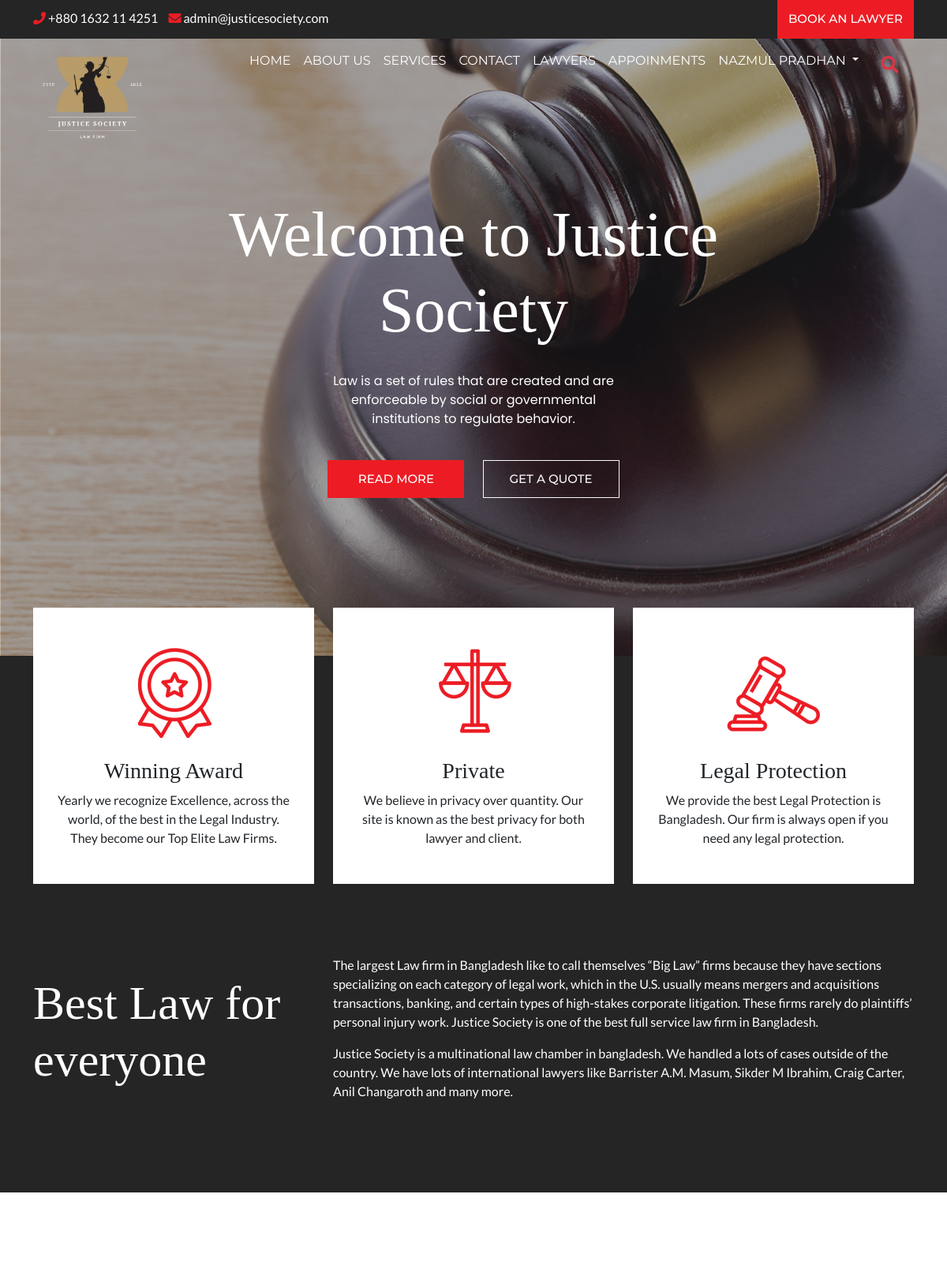
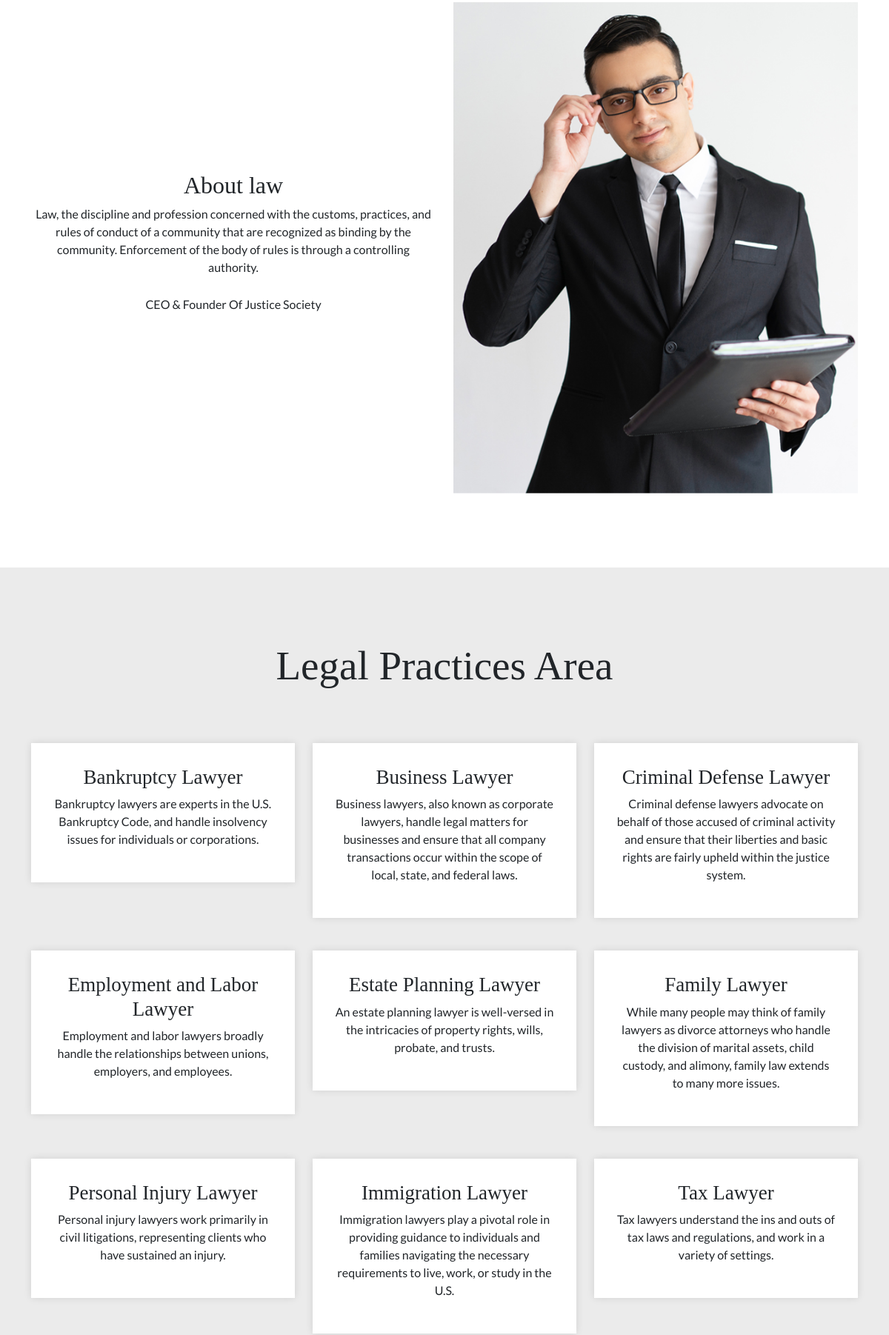
/client (signed in, upper part), run on the app's committed database (2 pictures, top to bottom).
### tables this page shows
CREATE TABLE `clients` (
  `email` varchar(700) NOT NULL,
  `password` text NOT NULL,
  `name` text NOT NULL,
  `phonenumber` text NOT NULL,
  `picture` text NOT NULL,
  `joindate` datetime NOT NULL DEFAULT current_timestamp()
);

CREATE TABLE `lawyercategories` (
  `id` int(11) NOT NULL,
  `category` varchar(700) NOT NULL,
  `description` varchar(3000) NOT NULL,
  `image` varchar(400) NOT NULL
);

### client/index.php (the view, shortened to what this page needs)
<?php include 'header.php' ?>
<section class="features-section">
	<div class="container">
		<div class="row top-features">
			<div class="col-lg-4">
				<div class="features-box">
					<img src="../images/icon.png" alt="">
					<h3>Winning Award</h3>
					<p>Yearly we recognize Excellence, across the world, of the best in the Legal Industry. They become our Top Elite Law Firms.</p>
				</div>
			</div>
			<div class="col-lg-4">
				<div class="features-box">
					<img src="../images/icon2.png" alt="">
					<h3>Private</h3>
					<p>We believe in privacy over quantity. Our site is known as the best privacy for both lawyer and client.</p>
				</div>
			</div>
			<div class="col-lg-4">
				<div class="features-box">
					<img src="../images/icon3.png" alt="">
					<h3>Legal Protection</h3>
					<p>We provide the best Legal Protection is Bangladesh. Our firm is always open if you need any legal protection.</p>
				</div>
			</div>
		</div>
		<div class="row align-items-center">
			<div class="col-lg-4">
				<div class="left-head">
					<h2>Best Law for everyone</h2>
				</div>
			</div>
			<div class="col-lg-8">
				<div class="right-text">
					<p>The largest Law firm in Bangladesh like to call themselves “Big Law” firms because they have sections specializing on each category of legal work, which in the U.S. usually means mergers and acquisitions transactions, banking, and certain types of high-stakes corporate litigation. These firms rarely do plaintiffs’ personal injury work. Justice Society is one of the best full service law firm in Bangladesh.</p>
					<p>Justice Society is a multinational law chamber in bangladesh. We handled a lots of cases outside of the country. We have lots of international lawyers like Barrister A.M. Masum, Sikder M Ibrahim, Craig Carter, Anil Changaroth and many more.</p>
				</div>
			</div>
		</div>
	</div>
</section>
<section class="about-section" id="about-section-id">
	<div class="container">
		<div class="row  align-items-center">
			<div class="col-lg-6">
				<div class="about-text text-center">
					<h2>About law </h2>
					<p>Law, the discipline and profession concerned with the customs, practices, and rules of conduct of a community that are recognized as binding by the community. Enforcement of the body of rules is through a controlling authority.
					</p>
					<div class="signature">
						<p>CEO & Founder Of Justice Society</p>
					</div>
				</div>
			</div>
			<div class="col-lg-6">
				<div class="about-img">
					<img src="../images/about.jpg" alt="">
				</div>
			</div>
		</div>
	</div>
</section>
<section class="services-section" id="services-section-id">
	<div class="container">
		<div class="row">
			<div class="col-md-12">
				<div class="section-title-main">
					<h2 class="section-title">Legal Practices Area</h2>
				</div>
			</div>
			<?php
			$query = "select * from lawyercategories;";
			$result = $conn->query($query);
			if ($result->num_rows > 0) {
				while ($row = $result->fetch_assoc()) {
					$category = $row['category'];
					$description = $row['description'];
			?>
					<div class="col-lg-4">
						<div class="services-box">
							<div class="services-media">
							</div>
							<div class="services-info">
								<h3><?php echo $category ?></h3>
								<p><?php echo $description ?></p>
							</div>
						</div>
					</div>
			<?php
				}
			}
			?>
		</div>
	</div>
</section>
<?php include 'footer.php' ?>

### client/header.php (shortened to what this page needs)
<?php
require_once("../dbconnection.php");
$email = $_SESSION['email'];
$query = "select * from clients where email='" . $email . "';";
$result = $conn->query($query);
$name = "";
if ($result->num_rows > 0) {
    while ($row = $result->fetch_assoc()) {
        $name = $row['name'];
    }
}
?>
<!doctype html>
<head>
    <link href="https://cdn.jsdelivr.net/npm/bootstrap@5.2.0/dist/css/bootstrap.min.css" rel="stylesheet">
    <link rel="stylesheet" href="https://cdnjs.cloudflare.com/ajax/libs/font-awesome/4.7.0/css/font-awesome.css" />
    <link rel="stylesheet" href="https://cdnjs.cloudflare.com/ajax/libs/OwlCarousel2/2.3.4/assets/owl.carousel.css" />
    <link rel="stylesheet" href="https://cdnjs.cloudflare.com/ajax/libs/OwlCarousel2/2.3.4/assets/owl.theme.default.min.css" />
    <link rel="stylesheet" href="https://cdnjs.cloudflare.com/ajax/libs/font-awesome/5.13.1/css/all.min.css" />
    <link rel="stylesheet" href="https://cdn.jsdelivr.net/npm/ti-icons@0.1.2/css/themify-icons.css">
    <link rel="stylesheet" href="../css/style.css" type="text/css">
    <link rel="stylesheet" href="style.css" type="text/css">
</head>
<body>
    <div class="top-header">
        <div class="container">
            <div class="row">
                <div class="col-lg-6">
                    <div class="top-contact">
                        <ul>
                            <li><a href="tel:+62 800 9000 123"> <i class="fa fa-phone"></i> +880 1632 11 4251</a> </li>
                            <li><a href="mailto:mail@yoursite.com"> <i class="fa fa-envelope"></i> admin@justicesociety.com</a> </li>
                        </ul>
                    </div>
                </div>
                <div class="col-lg-6">
                    <div class="top-right-info">
                        <ul class="top-social">
                            <li><a href=""><i class="fa fa-facebook"></i></a> </li>
                            <li><a href=""><i class="fa fa-instagram"></i></a> </li>
                            <li><a href=""><i class="fa fa-twitter"></i></a> </li>
                            <li><a href=""><i class="fa fa-pinterest"></i></a> </li>
                        </ul>
                        <a href="lawyers.php?#lawyers" class="btn btn-primary">book an lawyer</a>
                    </div>
                </div>
            </div>
        </div>
    </div>
    <header>
        <div class="container">
            <nav class="navbar navbar-expand-lg navbar-light bg-light">
                <div class="container-fluid">
                    <a class="navbar-brand" href="index.php"><img src="../images/Home Logo.png" alt="" class="position-absolute top-0 start-0" height='150px' width='150px'></a>
                    <div class="collapse navbar-collapse" id="navbarSupportedContent">
                        <ul class="navbar-nav ms-auto mb-2 mb-lg-0">
                            <li class="nav-item">
                                <a class="nav-link " href="index.php?">Home</a>
                            </li>
                            <li class="nav-item">
                                <a class="nav-link" href="index.php?#about-section-id">ABOUT US</a>
                            </li>
                            <li class="nav-item">
                                <a class="nav-link" href="index.php?#services-section-id">SERVICES</a>
                            </li>
                            <li class="nav-item">
                                <a class="nav-link" href="index.php?#contact-us-id">CONTACT</a>
                            </li>
                            <li class="nav-item">
                                <a class="nav-link" href="lawyers.php?#lawyers">Lawyers</a>
                            </li>
                            <li class="nav-item">
                                <a class="nav-link" href="appointments.php?#appointment-profile-id">Appoinments</a>
                            </li>
                            <div class="nav-item dropdown">
                                <a class="nav-link dropdown-toggle" href="#" role="button" data-bs-toggle="dropdown" aria-expanded="false">
                                    <?php echo $name ?>
                                </a>
                            </div>
                            <li class="nav-item dropdown">
                                <div id="sb-search" class="sb-search ">
                                    <form role="search" action="lawyers.php?#lawyers" method="get">
                                        <span class="sb-icon-search text-danger"><i class="fa fa-search"></i></span>
                                    </form>
                                </div>
                            </li>
                        </ul>
                    </div>
                </div>
            </nav>
        </div>
    </header>
    <section class="banner-section" style="background: url(../images/banner-bg.jpg) no-repeat">
        <div class="container">
            <div class="row">
                <div class="col-md-12">
                    <div class="banner-text">
                        <h1>Welcome to Justice Society</h1>
                        <p>Law is a set of rules that are created and are enforceable by social or governmental institutions to regulate behavior.</p>
                        <div class="btn-main">
                            <a href="index.php?#team-section-id" class="btn btn-primary">Read More</a>
                            <a href="index.php?#quote-section-id" class="btn btn-outline-light">GET A QUOTE</a>
                        </div>
                    </div>
                </div>
            </div>
        </div>
    </section>

### css/style.css (style rules this page uses)
body { font-family: 'Lato', sans-serif; margin: 0px; padding: 0px; }
img { max-width: 100%; }
h1, h2, h3, h4, h5, h6 { font-family: 'Playfair Display', serif; }
.btn { font-family: 'Montserrat', sans-serif; }
.top-header { background: #252525; }
.top-contact ul { margin: 0px; padding: 0px; }
.top-contact ul li { display: inline-block; }
.top-contact ul li a { color: #FFF; text-decoration: none; margin-right: 10px; font-family: 'Lato', sans-serif; font-weight: normal; }
.top-contact ul li a i { color: #ed1c24; }
ul.top-social { margin: 0px 30px 0px 0px; padding: 0; }
ul.top-social li { display: inline-block; }
ul.top-social li a { color: #ed1c24; margin-right: 6px; }
.top-right-info { display: flex; align-items: center; justify-content: end; }
.top-contact { margin-top: 11px; }
.btn-primary { text-transform: uppercase; font-size: 15px; border-radius: 0; font-weight: 500; background: #ed1c24; border-color: #ed1c24; padding: 12px 10px; }
header { position: absolute; width: 100%; }
header nav.navbar.navbar-expand-lg.navbar-light.bg-light { background: transparent !important; }
.navbar-light .navbar-nav .nav-link { color: #FFF; text-transform: uppercase; font-family: 'Montserrat', sans-serif; }
section.banner-section { padding: 200px 200px; text-align: center; }
section.banner-section h1 { color: #FFF; font-size: 80px; max-width: 776px; margin: 0px auto; }
section.banner-section p { font-family: 'Poppins', sans-serif; color: #FFF; max-width: 400px; margin: 30px auto 40px; }
.btn-outline-light { font-size: 15px; font-weight: 500; text-transform: uppercase; padding: 12px 10px; border-radius: 0; }
.btn { min-width: 173px; }
.banner-text .btn { margin: 0px 10px; }
section.features-section { background: #252525; padding-bottom: 100px; }
.features-box { background: #FFF; padding: 30px; text-align: center; margin-bottom: 30px; }
.left-head h2 { color: #FFF; font-size: 60px; }
.right-text { color: #FFF; }
.row.top-features { top: -61px; position: relative; }
section.about-section { padding: 100px 0px 70px; }
.signature p { position: relative; top: -14px; }
.about-text { margin-bottom: 30px; }
.about-img { margin-bottom: 30px; }
section.services-section { background: #ebebeb; text-align: center; padding: 100px 0px 80px; }
.section-title-main { margin-bottom: 47px; }
.services-box { margin-bottom: 20px; }
.services-info { padding: 30px; background: #FFF; box-shadow: 0px 0px 10px rgba(0, 0, 0, .11); }
.services-info h3 { font-size: 27px; }
h2.section-title { font-size: 55px; }

### client/style.css (style rules this page uses)
body { margin-top: 20px; }

### client/header.php (style rules this page uses)
.sb-search { position: relative; border-radius: 10px; width: 0%; min-width: 50px; height: 50px; float: right; overflow: hidden; -webkit-transition: width 0.3s; -moz-transition: width 0.3s; transition: width 0.5s; -webkit-backface-visibility: hidden; }
body { margin-top: 0px; }
.sb-icon-search, .sb-search-submit { width: 60px; height: 60px; display: block; position: absolute; right: 0; top: 0; padding: 0; margin: 0; line-height: 60px; text-align: center; cursor: pointer; }
.sb-icon-search { color: black; background: #fff; width: 35px; height: 0px; z-index: 90; margin: -5px; top: 1px; right: 6px; font-size: 22px; font-family: 'icomoon'; font-style: normal; font-weight: normal; font-variant: normal; text-transform: none; -webkit-font-smoothing: antialiased; }
.sb-icon-search:before { content: ""; }

### data on the page
clients: name "NAZMUL PRADHAN"
lawyercategories: category "Bankruptcy Lawyer", description "Bankruptcy lawyers are experts in the U.S. Bankruptcy Code, and handle insolvency issues for individuals or corporations."
lawyercategories: category "Business Lawyer", description "Business lawyers, also known as corporate lawyers, handle legal matters for businesses and ensure that all company transactions occur within the scope of local, state, and federal laws."
lawyercategories: category "Criminal Defense Lawyer", description "Criminal defense lawyers advocate on behalf of those accused of criminal activity and ensure that their liberties and basic rights are fairly upheld within the justice system."
lawyercategories: category "Employment and Labor Lawyer", description "Employment and labor lawyers broadly handle the relationships between unions, employers, and employees."
lawyercategories: category "Estate Planning Lawyer", description "An estate planning lawyer is well-versed in the intricacies of property rights, wills, probate, and trusts."
lawyercategories: category "Family Lawyer", description "While many people may think of family lawyers as divorce attorneys who handle the division of marital assets, child custody, and alimony, family law extends to many more issues."
lawyercategories: category "Personal Injury Lawyer", description "Personal injury lawyers work primarily in civil litigations, representing clients who have sustained an injury."
lawyercategories: category "Immigration Lawyer", description "Immigration lawyers play a pivotal role in providing guidance to individuals and families navigating the necessary requirements to live, work, or study in the U.S."
lawyercategories: category "Tax Lawyer", description "Tax lawyers understand the ins and outs of tax laws and regulations, and work in a variety of settings."
